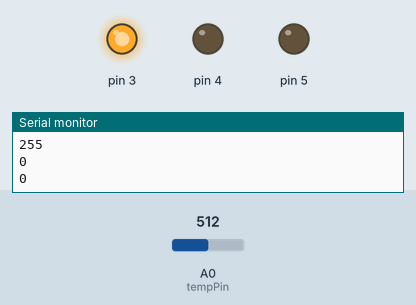
This sketch was run on a simulated Arduino Uno, built with avr-gcc and run on an emulated ATmega328P. Shown: output pins drawn as LEDs (lit = HIGH), the last lines printed to the serial monitor. The inputs (shaded band) are chosen by the test bench; at power-on: A0 (tempPin) = 512.

Above: at 1.2 s.
1.3 s: A0 (tempPin) set to 268
4.3 s: A0 (tempPin) set to 241
At 4.6 s:
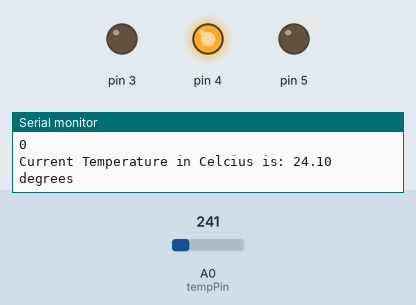
5.8 s: A0 (tempPin) set to 166
7.3 s: A0 (tempPin) set to 138
At 8.3 s:
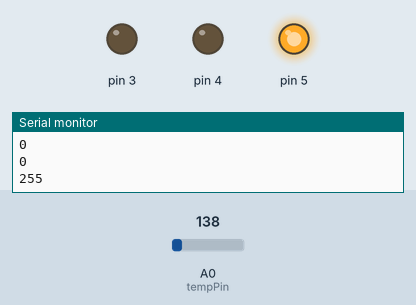
8.8 s: A0 (tempPin) set to 306
At 10.0 s:
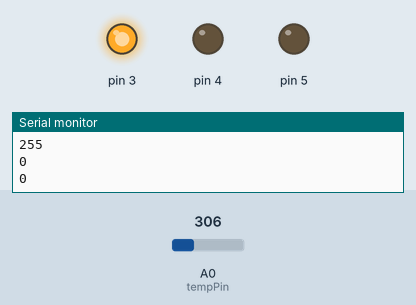
10.3 s: A0 (tempPin) set to 122
At 10.7 s:
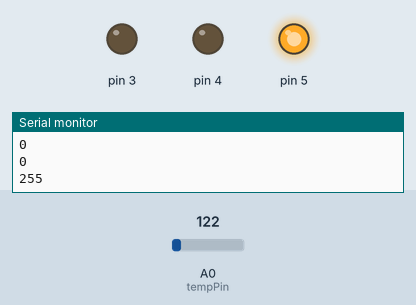
Timing chart, 0 to 13.3 s (numbered marks = the images above; inputs shaded):
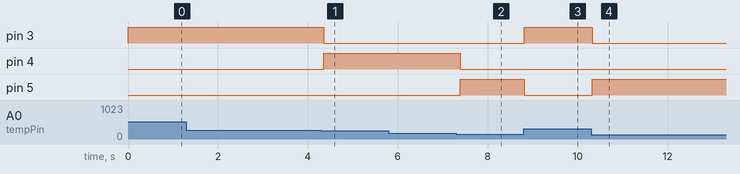

The sketch:

Thermometer_project.ino
```cpp
int tempPin = A0;
float temp = 0;

int red = 0;
int green = 0;
int blue = 0;

void setup() {
  Serial.begin(9600);
  pinMode(3, OUTPUT);
  pinMode(4, OUTPUT);
  pinMode(5, OUTPUT);
  analogReference(INTERNAL); //sets full scale from 5V to 1.1V
}

void loop() {

    temp = analogRead(A0);
    temp = temp * (1100/1023); //scales based on full scale
    temp = temp/10; //fixates 10mv/Cº to mv/Cº

    Serial.print("Current Temperature in Celcius is: ");
    Serial.print(temp);
    Serial.println(" degrees");

    if (temp < 15) {
        red = 0;
        green = 0;
        blue = 255;
    }

    if (temp < 25 && temp > 15) {
        red = 0;
        green = 255;
        blue = 0;
    }

    if (temp > 25) {
        red = 255;
        green = 0;
        blue = 0;
    }

    analogWrite(3, red);
    analogWrite(4, green);
    analogWrite(5, blue);

    Serial.println(red);
    Serial.println(green);
    Serial.println(blue);

    delay(100);
}
```

Measured:
- the behaviour switches between 250 and 249 on A0 (tempPin) (found by bisection; images 0 and 1)
- the behaviour switches between 150 and 149 on A0 (tempPin) (found by bisection; images 1 and 2)
- after the input at 4.3 s, pin 3: HIGH → LOW after 0.06 s; pin 4: LOW → HIGH after 0.06 s
- after the input at 7.3 s, pin 4: HIGH → LOW after 0.09 s; pin 5: LOW → HIGH after 0.09 s
- after the input at 8.8 s, pin 3: LOW → HIGH at once; pin 5: HIGH → LOW at once
- after the input at 10.3 s, pin 3: HIGH → LOW at once; pin 5: LOW → HIGH at once
